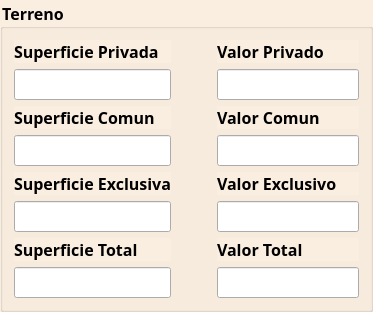
                   <widget class="QGroupBox" name="groupBox_2">
                    <property name="font">
                     <font>
                      <family>Century Gothic</family>
                      <pointsize>12</pointsize>
                      <weight>75</weight>
                      <bold>true</bold>
                     </font>
                    </property>
                    <property name="styleSheet">
                     <string notr="true">QGroupBox, QLabel{
background : rgb(250,238,224);
}</string>
                    </property>
                    <property name="title">
                     <string>Terreno</string>
                    </property>
                    <layout class="QGridLayout" name="gridLayout_19">
                     <item row="1" column="1">
                      <spacer name="horizontalSpacer_11">
                       <property name="orientation">
                        <enum>Qt::Horizontal</enum>
                       </property>
                       <property name="sizeHint" stdset="0">
                        <size>
                         <width>40</width>
                         <height>20</height>
                        </size>
                       </property>
                      </spacer>
                     </item>
                     <item row="5" column="0">
                      <widget class="QLineEdit" name="leSupTerrExcCond">
                       <property name="maximumSize">
                        <size>
                         <width>240</width>
                         <height>16777215</height>
                        </size>
                       </property>
                       <property name="font">
                        <font>
                         <family>Century Gothic</family>
                         <pointsize>12</pointsize>
                         <weight>50</weight>
                         <bold>false</bold>
                        </font>
                       </property>
                       <property name="maxLength">
                        <number>20</number>
                       </property>
                      </widget>
                     </item>
                     <item row="7" column="0">
                      <widget class="QLineEdit" name="leSupTerrTotalCond">
                       <property name="maximumSize">
                        <size>
                         <width>240</width>
                         <height>16777215</height>
                        </size>
                       </property>
                       <property name="font">
                        <font>
                         <family>Century Gothic</family>
                         <pointsize>12</pointsize>
                         <weight>50</weight>
                         <bold>false</bold>
                        </font>
                       </property>
                       <property name="maxLength">
                        <number>20</number>
                       </property>
                      </widget>
                     </item>
                     <item row="5" column="2">
                      <widget class="QLineEdit" name="leValTerrExcCond">
                       <property name="maximumSize">
                        <size>
                         <width>240</width>
                         <height>16777215</height>
                        </size>
                       </property>
                       <property name="font">
                        <font>
                         <family>Century Gothic</family>
                         <pointsize>12</pointsize>
                         <weight>50</weight>
                         <bold>false</bold>
                        </font>
                       </property>
                       <property name="maxLength">
                        <number>20</number>
                       </property>
                      </widget>
                     </item>
                     <item row="7" column="2">
                      <widget class="QLineEdit" name="leValTerrTotalCond">
                       <property name="maximumSize">
                        <size>
                         <width>240</width>
                         <height>16777215</height>
                        </size>
                       </property>
                       <property name="font">
                        <font>
                         <family>Century Gothic</family>
                         <pointsize>12</pointsize>
                         <weight>50</weight>
                         <bold>false</bold>
                        </font>
                       </property>
                       <property name="maxLength">
                        <number>20</number>
                       </property>
                      </widget>
                     </item>
                     <item row="3" column="0">
                      <widget class="QLineEdit" name="leSupTerrComunCond">
                       <property name="maximumSize">
                        <size>
                         <width>240</width>
                         <height>16777215</height>
                        </size>
                       </property>
                       <property name="font">
                        <font>
                         <family>Century Gothic</family>
                         <pointsize>12</pointsize>
                         <weight>50</weight>
                         <bold>false</bold>
                        </font>
                       </property>
                       <property name="maxLength">
                        <number>20</number>
                       </property>
                      </widget>
                     </item>
                     <item row="4" column="2">
                      <widget class="QLabel" name="lbValTerrExcCond">
                       <property name="maximumSize">
                        <size>
                         <width>16777215</width>
                         <height>40</height>
                        </size>
                       </property>
                       <property name="font">
                        <font>
                         <family>Century Gothic</family>
                         <pointsize>12</pointsize>
                         <weight>75</weight>
                         <bold>true</bold>
                        </font>
                       </property>
                       <property name="text">
                        <string>Valor Exclusivo</string>
                       </property>
                      </widget>
                     </item>
                     <item row="2" column="2">
                      <widget class="QLabel" name="label_55">
                       <property name="maximumSize">
                        <size>
                         <width>16777215</width>
                         <height>40</height>
                        </size>
                       </property>
                       <property name="font">
                        <font>
                         <family>Century Gothic</family>
                         <pointsize>12</pointsize>
                         <weight>75</weight>
                         <bold>true</bold>
                        </font>
                       </property>
                       <property name="text">
                        <string>Valor Comun</string>
                       </property>
                      </widget>
                     </item>
                     <item row="4" column="0">
                      <widget class="QLabel" name="lbSupTerrExcCond">
                       <property name="maximumSize">
                        <size>
                         <width>16777215</width>
                         <height>40</height>
                        </size>
                       </property>
                       <property name="font">
                        <font>
                         <family>Century Gothic</family>
                         <pointsize>12</pointsize>
                         <weight>75</weight>
                         <bold>true</bold>
                        </font>
                       </property>
                       <property name="text">
                        <string>Superficie Exclusiva</string>
                       </property>
                      </widget>
                     </item>
                     <item row="0" column="0">
                      <widget class="QLabel" name="label_73">
                       <property name="maximumSize">
                        <size>
                         <width>16777215</width>
                         <height>40</height>
                        </size>
                       </property>
                       <property name="font">
                        <font>
                         <family>Century Gothic</family>
                         <pointsize>12</pointsize>
                         <weight>75</weight>
                         <bold>true</bold>
                        </font>
                       </property>
                       <property name="text">
                        <string>Superficie Privada</string>
                       </property>
                      </widget>
                     </item>
                     <item row="6" column="2">
                      <widget class="QLabel" name="label_63">
                       <property name="maximumSize">
                        <size>
                         <width>16777215</width>
                         <height>40</height>
                        </size>
                       </property>
                       <property name="font">
                        <font>
                         <family>Century Gothic</family>
                         <pointsize>12</pointsize>
                         <weight>75</weight>
                         <bold>true</bold>
                        </font>
                       </property>
                       <property name="text">
                        <string>Valor Total</string>
                       </property>
                      </widget>
                     </item>
                     <item row="6" column="0">
                      <widget class="QLabel" name="label_72">
                       <property name="maximumSize">
                        <size>
                         <width>16777215</width>
                         <height>40</height>
                        </size>
                       </property>
                       <property name="font">
                        <font>
                         <family>Century Gothic</family>
                         <pointsize>12</pointsize>
                         <weight>75</weight>
                         <bold>true</bold>
                        </font>
                       </property>
                       <property name="text">
                        <string>Superficie Total</string>
                       </property>
                      </widget>
                     </item>
                     <item row="0" column="2">
                      <widget class="QLabel" name="label_52">
                       <property name="maximumSize">
                        <size>
                         <width>16777215</width>
                         <height>40</height>
                        </size>
                       </property>
                       <property name="font">
                        <font>
                         <family>Century Gothic</family>
                         <pointsize>12</pointsize>
                         <weight>75</weight>
                         <bold>true</bold>
                        </font>
                       </property>
                       <property name="text">
                        <string>Valor Privado</string>
                       </property>
                      </widget>
                     </item>
                     <item row="2" column="0">
                      <widget class="QLabel" name="label_68">
                       <property name="maximumSize">
                        <size>
                         <width>16777215</width>
                         <height>40</height>
                        </size>
                       </property>
                       <property name="font">
                        <font>
                         <family>Century Gothic</family>
                         <pointsize>12</pointsize>
                         <weight>75</weight>
                         <bold>true</bold>
                        </font>
                       </property>
                       <property name="text">
                        <string>Superficie Comun</string>
                       </property>
                      </widget>
                     </item>
                     <item row="1" column="0">
                      <widget class="QLineEdit" name="leSupTerrPrivCond">
                       <property name="maximumSize">
                        <size>
                         <width>240</width>
                         <height>16777215</height>
                        </size>
                       </property>
                       <property name="font">
                        <font>
                         <family>Century Gothic</family>
                         <pointsize>12</pointsize>
                         <weight>50</weight>
                         <bold>false</bold>
                        </font>
                       </property>
                       <property name="maxLength">
                        <number>20</number>
                       </property>
                      </widget>
                     </item>
                     <item row="1" column="2">
                      <widget class="QLineEdit" name="leValTerrPrivCond">
                       <property name="maximumSize">
                        <size>
                         <width>240</width>
                         <height>16777215</height>
                        </size>
                       </property>
                       <property name="font">
                        <font>
                         <family>Century Gothic</family>
                         <pointsize>12</pointsize>
                         <weight>50</weight>
                         <bold>false</bold>
                        </font>
                       </property>
                       <property name="maxLength">
                        <number>20</number>
                       </property>
                      </widget>
                     </item>
                     <item row="3" column="2">
                      <widget class="QLineEdit" name="leValTerrComunCond">
                       <property name="maximumSize">
                        <size>
                         <width>240</width>
                         <height>16777215</height>
                        </size>
                       </property>
                       <property name="font">
                        <font>
                         <family>Century Gothic</family>
                         <pointsize>12</pointsize>
                         <weight>50</weight>
                         <bold>false</bold>
                        </font>
                       </property>
                       <property name="maxLength">
                        <number>20</number>
                       </property>
                      </widget>
                     </item>
                    </layout>
                   </widget>
